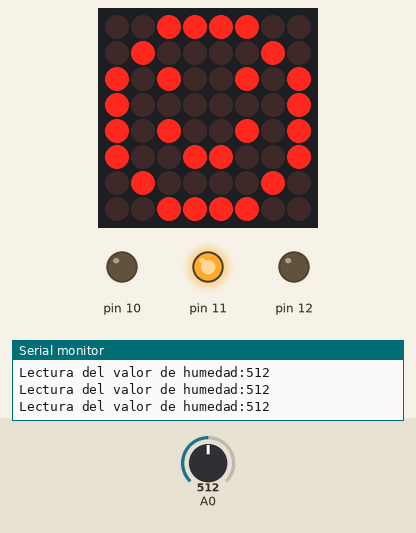
This sketch was run on a simulated Arduino Uno, built with avr-gcc and run on an emulated ATmega328P. Shown: 8×8 LED matrix, output pins drawn as LEDs (lit = HIGH), the last lines printed to the serial monitor. The test bench sets the inputs (shaded band); at power-on: A0 = 512.

Above: at 1.4 s.
1.5 s: A0 set to 688
3.0 s: A0 set to 717
At 3.3 s:
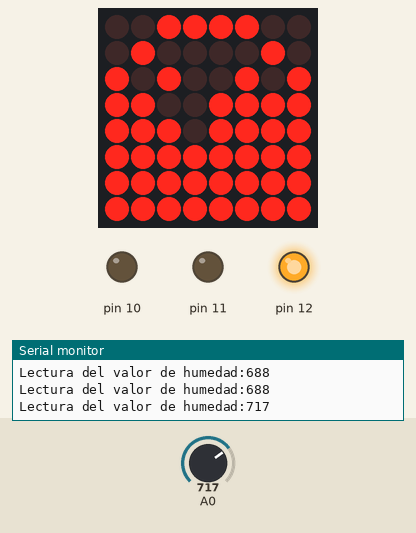
4.5 s: A0 set to 290
At 5.2 s:
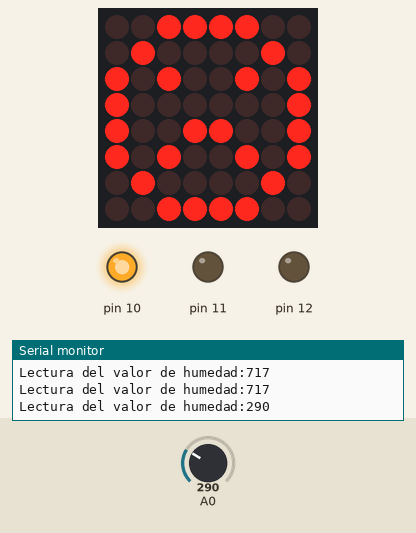
6.3 s: A0 set to 308
At 6.9 s:
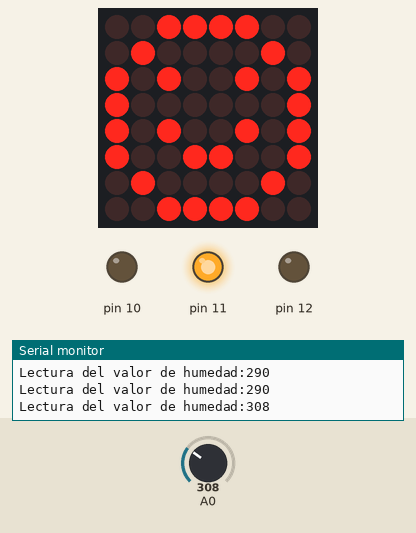
8.1 s: A0 set to 122
At 8.7 s:
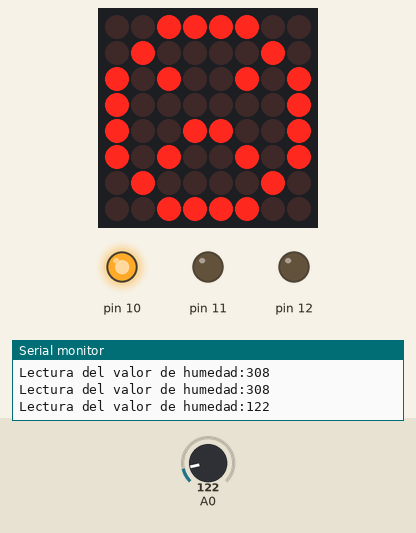
Timing chart, 0 to 10.9 s (numbered marks = the images above; inputs shaded):
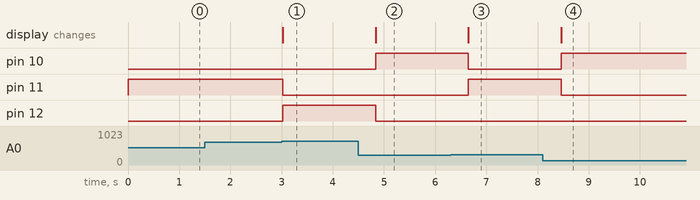

The sketch:

plantaFeliz.ino
```cpp
//Librerias necesarias para la matriz de LEDs
#include <Wire.h>
#include "Adafruit_LEDBackpack.h"
#include "Adafruit_GFX.h"

//Matriz
Adafruit_8x8matrix matriz = Adafruit_8x8matrix();
//Variable para almacenar la lectura de humedad
int humedad = 0;

void setup() {
  Serial.begin(57600);
  matriz.begin(0x70); //Inicializacion de la matriz
  //Inicializamos los LEDs
  //LED amarillo en el pin 10 -> Tierra seca
  pinMode(10, OUTPUT);
  //LED verde en el pin 11 -> Tierra optima
  pinMode(11, OUTPUT);
  //LED rojo en el pin 12 -> Tierra inundada
  pinMode(12, OUTPUT);
}
//Dibujamos las caritas
static const uint8_t PROGMEM
  planta_contenta[] =
  { B00111100,
    B01000010,
    B10100101,
    B10000001,
    B10100101,
    B10011001,
    B01000010,
    B00111100 },
  planta_triste[] =
  { B00111100,
    B01000010,
    B10100101,
    B10000001,
    B10011001,
    B10100101,
    B01000010,
    B00111100 },
   planta_ahogada[] =
   {
     B00111100,
     B01000010,
     B10100101,
     B11001111,
     B11101111,
     B11111111,
     B11111111,
     B11111111 };

void loop() {
  humedad = analogRead(0);
  Serial.print("Lectura del valor de humedad:");
  Serial.println(humedad);
  //Si la lectura de humedad esta por debajo de 300
  //la planta necesita agua y esta triste
  if (humedad < 300) {
    matriz.clear();
    matriz.drawBitmap(0, 0, planta_triste, 8, 8, LED_ON);
    matriz.writeDisplay();
    //Encendemos el LED amarillo
    digitalWrite(10, HIGH);
    digitalWrite(11, LOW);
    digitalWrite(12, LOW);
    delay(500);
  }
  //Si la lectura esta entre 300 y 700 la humedad
  //es correcta y la planta esta contenta
  else if ((humedad >= 300) && (humedad < 700)) {
    matriz.clear();
    matriz.drawBitmap(0, 0, planta_contenta, 8, 8, LED_ON);
    matriz.writeDisplay();
    //Encendemos el LED verde
    digitalWrite(10, LOW);
    digitalWrite(11, HIGH);
    digitalWrite(12, LOW);
    delay(500);
  }
  //Lecturas superiores a 700 significan que la tierra esta
  //demasiado humeda y la planta se ahoga
  else {
    matriz.clear();
    matriz.drawBitmap(0, 0, planta_ahogada, 8, 8, LED_ON);
    matriz.writeDisplay();
    //Encendemos el LED rojo
    digitalWrite(10, LOW);
    digitalWrite(11, LOW);
    digitalWrite(12, HIGH);
    delay(500);
  }
  delay(100);
}
```

Measured:
- the behaviour switches between 699 and 700 on A0 (found by bisection; images 0 and 1)
- the behaviour switches between 299 and 300 on A0 (found by bisection; images 2 and 3)
- after the input at 3.0 s, pin 11: HIGH → LOW at once; pin 12: LOW → HIGH at once; the display: changes at once (image 1)
- after the input at 4.5 s, pin 10: LOW → HIGH after 0.34 s; pin 12: HIGH → LOW after 0.34 s; the display: changes after 0.34 s (image 2)
- after the input at 6.3 s, pin 10: HIGH → LOW after 0.35 s; pin 11: LOW → HIGH after 0.35 s; the display: changes after 0.35 s (image 3)
- after the input at 8.1 s, pin 10: LOW → HIGH after 0.36 s; pin 11: HIGH → LOW after 0.36 s; the display: changes after 0.36 s (image 4)
